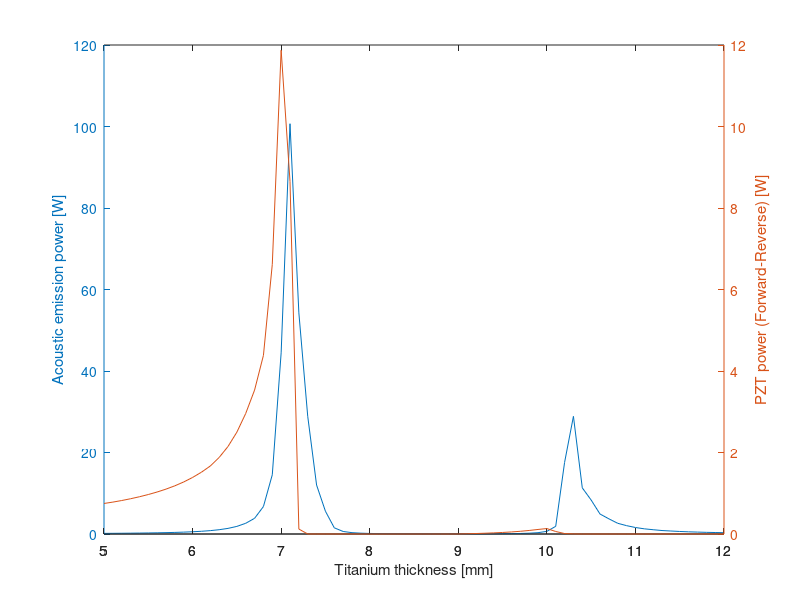
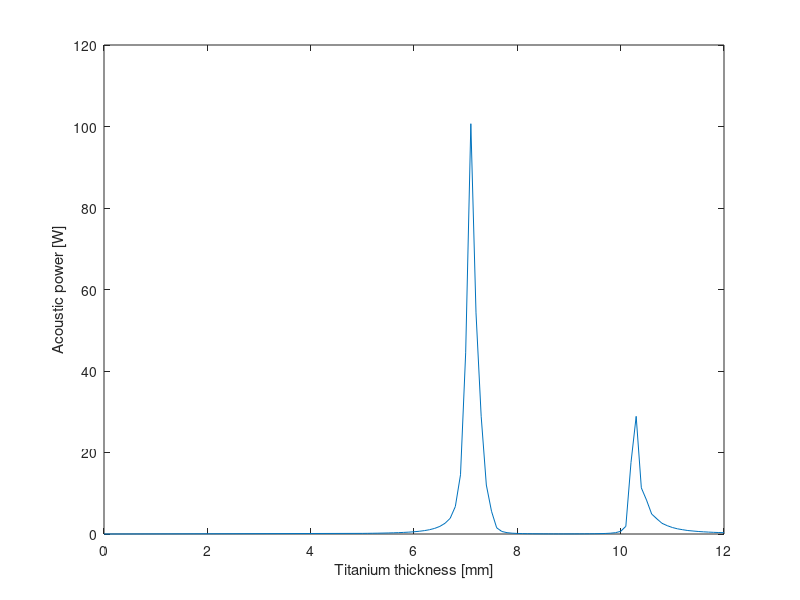
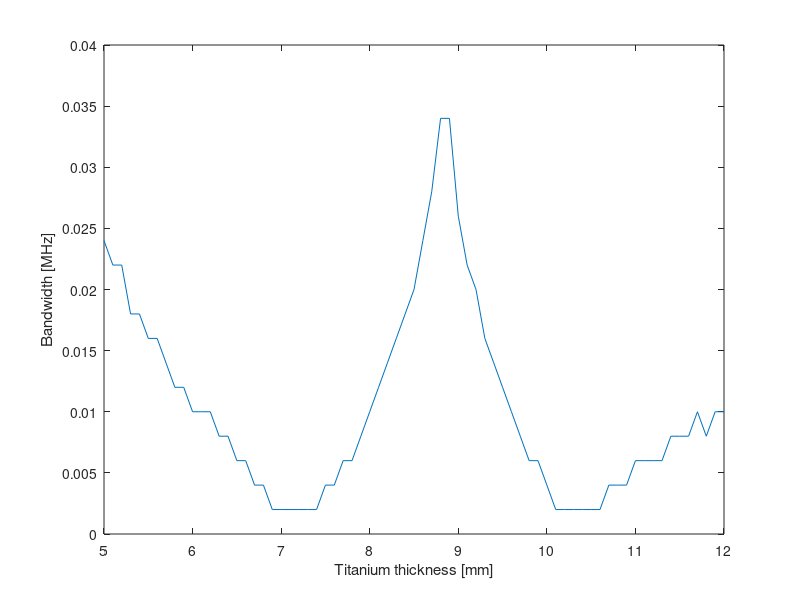
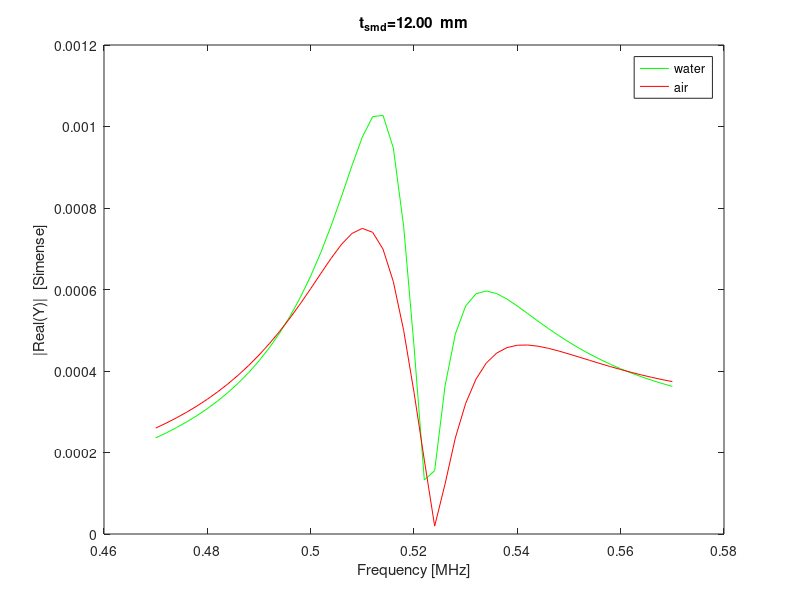

The MATLAB script that drew these images, in order: (Note: a time limit stopped this script after it produced the figures.)
%Script to find best thickness of protective layer for optimum transmission of ultrasound, given the frequency tolerance and the properties of the protective layer
%Layers assumed in the current calculation: PZT- Titanium - water
%Cite the paper: Titanium made ultrasonic reactor with 500KHz resonance
%Written by Shahar Seifer
%(C) copyright 2018-2022, Shahar Seifer

%Code run once to solve symbolically the system of equations
%coefficients of A B C D E and right side of equation
%sym mat matsq d
%mat(1,:)=sym('[-i*k_pzt i*k_pzt,  0,  0,  0,  V*d33/t_pzt]');
%mat(2,:)=sym('[exp(-i*k_pzt*t_pzt),  exp(i*k_pzt*t_pzt),  -exp(-i*k_smd*t_pzt),  -exp(i*k_smd*t_pzt),  0,  0]');
%mat(3,:)=sym('[-i*k_pzt*exp(-i*k_pzt*t_pzt)/s33_pzt,  i*k_pzt*exp(i*k_pzt*t_pzt)/s33_pzt,  i*k_smd*exp(-i*k_smd*t_pzt)/s33_smd,  -i*k_smd*exp(i*k_smd*t_pzt)/s33_smd,  0,  d33*V/t_pzt]'); 
%mat(4,:)=sym('[0,  0,  -i*k_smd*exp(-i*k_smd*(t_pzt+t_smd))/s33_smd,  i*k_smd*exp(i*k_smd*(t_pzt+t_smd))/s33_smd,  +i*k_water*exp(-i*k_water*(t_pzt+t_smd))/s33_water,  0]');
%mat(5,:)=sym('[0,  0,  exp(-i*k_smd*(t_pzt+t_smd)),  exp(i*k_smd*(t_pzt+t_smd)),  -exp(-i*k_water*(t_pzt+t_smd)),  0]');
%matsq=mat(1:5,1:5);
%d=mat(1:5,6);
%ABCDE=matsq^(-1)*d;
%abcde=simplify(ABCDE);
%The result found:
%abcde =
% 
% (V*d33*(k_pzt*k_water*s33_smd^2*exp(k_pzt*t_pzt*2*i + k_smd*t_smd*2*i)*i + k_smd^2*s33_pzt*s33_water*exp(k_pzt*t_pzt*2*i + k_smd*t_smd*2*i)*i - k_pzt*k_water*s33_smd^2*exp(k_pzt*t_pzt*2*i)*i - k_smd^2*s33_pzt*s33_water*exp(k_pzt*t_pzt*2*i)*i + k_pzt*k_water*s33_smd^2*s33_pzt*exp(k_pzt*t_pzt*i)*i + k_pzt*k_smd*s33_smd*s33_water*exp(k_pzt*t_pzt*2*i + k_smd*t_smd*2*i)*i + k_smd*k_water*s33_smd*s33_pzt*exp(k_pzt*t_pzt*2*i + k_smd*t_smd*2*i)*i - k_pzt*k_water*s33_smd^2*s33_pzt*exp(k_pzt*t_pzt*i + k_smd*t_smd*2*i)*i + k_pzt*k_smd*s33_smd*s33_water*exp(k_pzt*t_pzt*2*i)*i + k_smd*k_water*s33_smd*s33_pzt*exp(k_pzt*t_pzt*2*i)*i - k_pzt*k_smd*s33_smd*s33_pzt*s33_water*exp(k_pzt*t_pzt*i)*i - k_pzt*k_smd*s33_smd*s33_pzt*s33_water*exp(k_pzt*t_pzt*i + k_smd*t_smd*2*i)*i))/(k_pzt*t_pzt*(k_pzt*k_water*s33_smd^2 - k_smd^2*s33_pzt*s33_water - k_pzt*k_smd*s33_smd*s33_water + k_smd*k_water*s33_smd*s33_pzt + k_pzt*k_water*s33_smd^2*exp(k_pzt*t_pzt*2*i + k_smd*t_smd*2*i) + k_smd^2*s33_pzt*s33_water*exp(k_pzt*t_pzt*2*i + k_smd*t_smd*2*i) - k_pzt*k_water*s33_smd^2*exp(k_pzt*t_pzt*2*i) - k_pzt*k_water*s33_smd^2*exp(k_smd*t_smd*2*i) - k_smd^2*s33_pzt*s33_water*exp(k_pzt*t_pzt*2*i) + k_smd^2*s33_pzt*s33_water*exp(k_smd*t_smd*2*i) + k_pzt*k_smd*s33_smd*s33_water*exp(k_pzt*t_pzt*2*i + k_smd*t_smd*2*i) + k_smd*k_water*s33_smd*s33_pzt*exp(k_pzt*t_pzt*2*i + k_smd*t_smd*2*i) + k_pzt*k_smd*s33_smd*s33_water*exp(k_pzt*t_pzt*2*i) - k_pzt*k_smd*s33_smd*s33_water*exp(k_smd*t_smd*2*i) + k_smd*k_water*s33_smd*s33_pzt*exp(k_pzt*t_pzt*2*i) + k_smd*k_water*s33_smd*s33_pzt*exp(k_smd*t_smd*2*i)))
% -(V*d33*(k_pzt*k_water*s33_smd^2*i - k_smd^2*s33_pzt*s33_water*i - k_pzt*k_smd*s33_smd*s33_water*i + k_smd*k_water*s33_smd*s33_pzt*i - k_pzt*k_water*s33_smd^2*exp(k_smd*t_smd*2*i)*i + k_smd^2*s33_pzt*s33_water*exp(k_smd*t_smd*2*i)*i - k_pzt*k_water*s33_smd^2*s33_pzt*exp(k_pzt*t_pzt*i)*i + k_pzt*k_water*s33_smd^2*s33_pzt*exp(k_pzt*t_pzt*i + k_smd*t_smd*2*i)*i - k_pzt*k_smd*s33_smd*s33_water*exp(k_smd*t_smd*2*i)*i + k_smd*k_water*s33_smd*s33_pzt*exp(k_smd*t_smd*2*i)*i + k_pzt*k_smd*s33_smd*s33_pzt*s33_water*exp(k_pzt*t_pzt*i)*i + k_pzt*k_smd*s33_smd*s33_pzt*s33_water*exp(k_pzt*t_pzt*i + k_smd*t_smd*2*i)*i))/(k_pzt*t_pzt*(k_pzt*k_water*s33_smd^2 - k_smd^2*s33_pzt*s33_water - k_pzt*k_smd*s33_smd*s33_water + k_smd*k_water*s33_smd*s33_pzt + k_pzt*k_water*s33_smd^2*exp(k_pzt*t_pzt*2*i + k_smd*t_smd*2*i) + k_smd^2*s33_pzt*s33_water*exp(k_pzt*t_pzt*2*i + k_smd*t_smd*2*i) - k_pzt*k_water*s33_smd^2*exp(k_pzt*t_pzt*2*i) - k_pzt*k_water*s33_smd^2*exp(k_smd*t_smd*2*i) - k_smd^2*s33_pzt*s33_water*exp(k_pzt*t_pzt*2*i) + k_smd^2*s33_pzt*s33_water*exp(k_smd*t_smd*2*i) + k_pzt*k_smd*s33_smd*s33_water*exp(k_pzt*t_pzt*2*i + k_smd*t_smd*2*i) + k_smd*k_water*s33_smd*s33_pzt*exp(k_pzt*t_pzt*2*i + k_smd*t_smd*2*i) + k_pzt*k_smd*s33_smd*s33_water*exp(k_pzt*t_pzt*2*i) - k_pzt*k_smd*s33_smd*s33_water*exp(k_smd*t_smd*2*i) + k_smd*k_water*s33_smd*s33_pzt*exp(k_pzt*t_pzt*2*i) + k_smd*k_water*s33_smd*s33_pzt*exp(k_smd*t_smd*2*i)))
% -(V*d33*s33_smd*(k_smd*s33_water + k_water*s33_smd)*(- 2*exp(k_pzt*t_pzt*i + k_smd*t_pzt*i + k_smd*t_smd*2*i) + s33_pzt*exp(k_smd*(t_pzt*i + t_smd*2*i)) + s33_pzt*exp(k_pzt*t_pzt*2*i + k_smd*t_pzt*i + k_smd*t_smd*2*i))*i)/(k_pzt*k_water*s33_smd^2*t_pzt - k_smd^2*s33_pzt*s33_water*t_pzt - k_pzt*k_water*s33_smd^2*t_pzt*exp(k_pzt*t_pzt*2*i) - k_pzt*k_water*s33_smd^2*t_pzt*exp(k_smd*t_smd*2*i) - k_smd^2*s33_pzt*s33_water*t_pzt*exp(k_pzt*t_pzt*2*i) + k_smd^2*s33_pzt*s33_water*t_pzt*exp(k_smd*t_smd*2*i) - k_pzt*k_smd*s33_smd*s33_water*t_pzt + k_smd*k_water*s33_smd*s33_pzt*t_pzt + k_pzt*k_water*s33_smd^2*t_pzt*exp(k_pzt*t_pzt*2*i + k_smd*t_smd*2*i) + k_smd^2*s33_pzt*s33_water*t_pzt*exp(k_pzt*t_pzt*2*i + k_smd*t_smd*2*i) + k_pzt*k_smd*s33_smd*s33_water*t_pzt*exp(k_pzt*t_pzt*2*i) - k_pzt*k_smd*s33_smd*s33_water*t_pzt*exp(k_smd*t_smd*2*i) + k_smd*k_water*s33_smd*s33_pzt*t_pzt*exp(k_pzt*t_pzt*2*i) + k_smd*k_water*s33_smd*s33_pzt*t_pzt*exp(k_smd*t_smd*2*i) + k_pzt*k_smd*s33_smd*s33_water*t_pzt*exp(k_pzt*t_pzt*2*i + k_smd*t_smd*2*i) + k_smd*k_water*s33_smd*s33_pzt*t_pzt*exp(k_pzt*t_pzt*2*i + k_smd*t_smd*2*i))
% (V*d33*k_water*s33_smd^2*s33_pzt*i - V*d33*k_water*s33_smd^2*exp(k_pzt*t_pzt*i)*2*i + V*d33*k_smd*s33_smd*s33_water*exp(k_pzt*t_pzt*i)*2*i + V*d33*k_water*s33_smd^2*s33_pzt*exp(k_pzt*t_pzt*2*i)*i - V*d33*k_smd*s33_smd*s33_pzt*s33_water*i - V*d33*k_smd*s33_smd*s33_pzt*s33_water*exp(k_pzt*t_pzt*2*i)*i)/(k_pzt*k_water*s33_smd^2*t_pzt*exp(k_smd*t_pzt*i) - k_smd^2*s33_pzt*s33_water*t_pzt*exp(k_smd*t_pzt*i) - k_pzt*k_smd*s33_smd*s33_water*t_pzt*exp(k_smd*t_pzt*i) + k_smd*k_water*s33_smd*s33_pzt*t_pzt*exp(k_smd*t_pzt*i) - k_pzt*k_water*s33_smd^2*t_pzt*exp(k_pzt*t_pzt*2*i)*exp(k_smd*t_pzt*i) - k_pzt*k_water*s33_smd^2*t_pzt*exp(k_smd*t_pzt*i)*exp(k_smd*t_smd*2*i) - k_smd^2*s33_pzt*s33_water*t_pzt*exp(k_pzt*t_pzt*2*i)*exp(k_smd*t_pzt*i) + k_smd^2*s33_pzt*s33_water*t_pzt*exp(k_smd*t_pzt*i)*exp(k_smd*t_smd*2*i) + k_pzt*k_water*s33_smd^2*t_pzt*exp(k_pzt*t_pzt*2*i)*exp(k_smd*t_pzt*i)*exp(k_smd*t_smd*2*i) + k_smd^2*s33_pzt*s33_water*t_pzt*exp(k_pzt*t_pzt*2*i)*exp(k_smd*t_pzt*i)*exp(k_smd*t_smd*2*i) + k_pzt*k_smd*s33_smd*s33_water*t_pzt*exp(k_pzt*t_pzt*2*i)*exp(k_smd*t_pzt*i) - k_pzt*k_smd*s33_smd*s33_water*t_pzt*exp(k_smd*t_pzt*i)*exp(k_smd*t_smd*2*i) + k_smd*k_water*s33_smd*s33_pzt*t_pzt*exp(k_pzt*t_pzt*2*i)*exp(k_smd*t_pzt*i) + k_smd*k_water*s33_smd*s33_pzt*t_pzt*exp(k_smd*t_pzt*i)*exp(k_smd*t_smd*2*i) + k_pzt*k_smd*s33_smd*s33_water*t_pzt*exp(k_pzt*t_pzt*2*i)*exp(k_smd*t_pzt*i)*exp(k_smd*t_smd*2*i) + k_smd*k_water*s33_smd*s33_pzt*t_pzt*exp(k_pzt*t_pzt*2*i)*exp(k_smd*t_pzt*i)*exp(k_smd*t_smd*2*i))
%  -(V*d33*k_smd*s33_smd*s33_pzt*s33_water*exp(k_smd*t_smd*i)*exp(k_water*t_pzt*i)*exp(k_water*t_smd*i)*2*i - V*d33*k_smd*s33_smd*s33_water*exp(k_pzt*t_pzt*i)*exp(k_smd*t_smd*i)*exp(k_water*t_pzt*i)*exp(k_water*t_smd*i)*4*i + V*d33*k_smd*s33_smd*s33_pzt*s33_water*exp(k_pzt*t_pzt*2*i)*exp(k_smd*t_smd*i)*exp(k_water*t_pzt*i)*exp(k_water*t_smd*i)*2*i)/(k_pzt*k_water*s33_smd^2*t_pzt - k_smd^2*s33_pzt*s33_water*t_pzt - k_pzt*k_water*s33_smd^2*t_pzt*exp(k_pzt*t_pzt*2*i) - k_pzt*k_water*s33_smd^2*t_pzt*exp(k_smd*t_smd*2*i) - k_smd^2*s33_pzt*s33_water*t_pzt*exp(k_pzt*t_pzt*2*i) + k_smd^2*s33_pzt*s33_water*t_pzt*exp(k_smd*t_smd*2*i) - k_pzt*k_smd*s33_smd*s33_water*t_pzt + k_smd*k_water*s33_smd*s33_pzt*t_pzt + k_pzt*k_smd*s33_smd*s33_water*t_pzt*exp(k_pzt*t_pzt*2*i) - k_pzt*k_smd*s33_smd*s33_water*t_pzt*exp(k_smd*t_smd*2*i) + k_smd*k_water*s33_smd*s33_pzt*t_pzt*exp(k_pzt*t_pzt*2*i) + k_smd*k_water*s33_smd*s33_pzt*t_pzt*exp(k_smd*t_smd*2*i) + k_pzt*k_water*s33_smd^2*t_pzt*exp(k_pzt*t_pzt*2*i)*exp(k_smd*t_smd*2*i) + k_smd^2*s33_pzt*s33_water*t_pzt*exp(k_pzt*t_pzt*2*i)*exp(k_smd*t_smd*2*i) + k_pzt*k_smd*s33_smd*s33_water*t_pzt*exp(k_pzt*t_pzt*2*i)*exp(k_smd*t_smd*2*i) + k_smd*k_water*s33_smd*s33_pzt*t_pzt*exp(k_pzt*t_pzt*2*i)*exp(k_smd*t_smd*2*i));

%all mks units
t_smd_vect=0.001*(5:0.1:12); %serach range of opticmal sm thickness
grand_n=0;
grand_acoustic=zeros(size(t_smd_vect));
grand_pzt=zeros(size(t_smd_vect));
grand_peak=zeros(size(t_smd_vect));
grand_bandwidth=zeros(size(t_smd_vect));
for t_smd=t_smd_vect
    grand_n=grand_n+1;
    V=35; %amplitude of electrical voltage
    d33=265*1e-12; %PZT piezoelectric coefficient
    eps33=1200*8.85e-12; %dielectric coefficient in PZT
    e33=sqrt(0.46*16.6*1e10*eps33);%e33=sqrt(kt*c33D*eps33S)
    t_pzt=4.0*1e-3;%4.2mm for 500KHz
    c_pzt=4220; %Nt*2
    c_water=1480;
    c_air=340;
    ro_smd=4500; %Titanium
    c_smd=6070;%Titanium (Engineering Toolbox)
    As=1e-4; %transducer area in m^2
    ro_water=1000;  %kg/m^3
    ro_air=1.2;%kg/m^3
    ro_pzt=7800;

    K_water=(c_water^2*ro_water);
    K_air=(c_air^2*ro_air);
    Y_smd=102.7e9; %Titanium according to AmesWeb, grad 2 
    Y_pzt=90.32e9;% based on COMSOL PZT4
    
    s33_smd=1/Y_smd;  
    s33_pzt=1/Y_pzt;%from 1/E3, 
    s33_water=1/K_water;%in water and air the shear stifness is zero
    s33_air=1/K_air;
  
    n=0;
    freq_vect=(0.47:0.002:0.57); %range of exciatation frequencies
    Yvect=zeros(size(freq_vect));
    Yvect_air=zeros(size(freq_vect));
    acoustic_power=zeros(size(freq_vect));
    pzt_forward_reverse_power=zeros(size(freq_vect));
    for freq=freq_vect
    %freq- frequency
    n=n+1;    
    k_pzt=(1-0.1i)*2*pi*freq*1000000/c_pzt;
    k_smd=(1+.1i)*2*pi*freq*1000000/c_smd;
    k_water=2*pi*freq*1000000/c_water;
    k_air=2*pi*freq*1000000/c_air;
    omega=2*pi*freq*1000000;
    E= -(V*d33*k_smd*s33_smd*s33_pzt*s33_water*exp(k_smd*t_smd*i)*exp(k_water*t_pzt*i)*exp(k_water*t_smd*i)*2*i - V*d33*k_smd*s33_smd*s33_water*exp(k_pzt*t_pzt*i)*exp(k_smd*t_smd*i)*exp(k_water*t_pzt*i)*exp(k_water*t_smd*i)*4*i + V*d33*k_smd*s33_smd*s33_pzt*s33_water*exp(k_pzt*t_pzt*2*i)*exp(k_smd*t_smd*i)*exp(k_water*t_pzt*i)*exp(k_water*t_smd*i)*2*i)/(k_pzt*k_water*s33_smd^2*t_pzt - k_smd^2*s33_pzt*s33_water*t_pzt - k_pzt*k_water*s33_smd^2*t_pzt*exp(k_pzt*t_pzt*2*i) - k_pzt*k_water*s33_smd^2*t_pzt*exp(k_smd*t_smd*2*i) - k_smd^2*s33_pzt*s33_water*t_pzt*exp(k_pzt*t_pzt*2*i) + k_smd^2*s33_pzt*s33_water*t_pzt*exp(k_smd*t_smd*2*i) - k_pzt*k_smd*s33_smd*s33_water*t_pzt + k_smd*k_water*s33_smd*s33_pzt*t_pzt + k_pzt*k_smd*s33_smd*s33_water*t_pzt*exp(k_pzt*t_pzt*2*i) - k_pzt*k_smd*s33_smd*s33_water*t_pzt*exp(k_smd*t_smd*2*i) + k_smd*k_water*s33_smd*s33_pzt*t_pzt*exp(k_pzt*t_pzt*2*i) + k_smd*k_water*s33_smd*s33_pzt*t_pzt*exp(k_smd*t_smd*2*i) + k_pzt*k_water*s33_smd^2*t_pzt*exp(k_pzt*t_pzt*2*i)*exp(k_smd*t_smd*2*i) + k_smd^2*s33_pzt*s33_water*t_pzt*exp(k_pzt*t_pzt*2*i)*exp(k_smd*t_smd*2*i) + k_pzt*k_smd*s33_smd*s33_water*t_pzt*exp(k_pzt*t_pzt*2*i)*exp(k_smd*t_smd*2*i) + k_smd*k_water*s33_smd*s33_pzt*t_pzt*exp(k_pzt*t_pzt*2*i)*exp(k_smd*t_smd*2*i));
    A=(V*d33*(k_pzt*k_water*s33_smd^2*exp(k_pzt*t_pzt*2*i + k_smd*t_smd*2*i)*i + k_smd^2*s33_pzt*s33_water*exp(k_pzt*t_pzt*2*i + k_smd*t_smd*2*i)*i - k_pzt*k_water*s33_smd^2*exp(k_pzt*t_pzt*2*i)*i - k_smd^2*s33_pzt*s33_water*exp(k_pzt*t_pzt*2*i)*i + k_pzt*k_water*s33_smd^2*s33_pzt*exp(k_pzt*t_pzt*i)*i + k_pzt*k_smd*s33_smd*s33_water*exp(k_pzt*t_pzt*2*i + k_smd*t_smd*2*i)*i + k_smd*k_water*s33_smd*s33_pzt*exp(k_pzt*t_pzt*2*i + k_smd*t_smd*2*i)*i - k_pzt*k_water*s33_smd^2*s33_pzt*exp(k_pzt*t_pzt*i + k_smd*t_smd*2*i)*i + k_pzt*k_smd*s33_smd*s33_water*exp(k_pzt*t_pzt*2*i)*i + k_smd*k_water*s33_smd*s33_pzt*exp(k_pzt*t_pzt*2*i)*i - k_pzt*k_smd*s33_smd*s33_pzt*s33_water*exp(k_pzt*t_pzt*i)*i - k_pzt*k_smd*s33_smd*s33_pzt*s33_water*exp(k_pzt*t_pzt*i + k_smd*t_smd*2*i)*i))/(k_pzt*t_pzt*(k_pzt*k_water*s33_smd^2 - k_smd^2*s33_pzt*s33_water - k_pzt*k_smd*s33_smd*s33_water + k_smd*k_water*s33_smd*s33_pzt + k_pzt*k_water*s33_smd^2*exp(k_pzt*t_pzt*2*i + k_smd*t_smd*2*i) + k_smd^2*s33_pzt*s33_water*exp(k_pzt*t_pzt*2*i + k_smd*t_smd*2*i) - k_pzt*k_water*s33_smd^2*exp(k_pzt*t_pzt*2*i) - k_pzt*k_water*s33_smd^2*exp(k_smd*t_smd*2*i) - k_smd^2*s33_pzt*s33_water*exp(k_pzt*t_pzt*2*i) + k_smd^2*s33_pzt*s33_water*exp(k_smd*t_smd*2*i) + k_pzt*k_smd*s33_smd*s33_water*exp(k_pzt*t_pzt*2*i + k_smd*t_smd*2*i) + k_smd*k_water*s33_smd*s33_pzt*exp(k_pzt*t_pzt*2*i + k_smd*t_smd*2*i) + k_pzt*k_smd*s33_smd*s33_water*exp(k_pzt*t_pzt*2*i) - k_pzt*k_smd*s33_smd*s33_water*exp(k_smd*t_smd*2*i) + k_smd*k_water*s33_smd*s33_pzt*exp(k_pzt*t_pzt*2*i) + k_smd*k_water*s33_smd*s33_pzt*exp(k_smd*t_smd*2*i)));
    B=-(V*d33*(k_pzt*k_water*s33_smd^2*i - k_smd^2*s33_pzt*s33_water*i - k_pzt*k_smd*s33_smd*s33_water*i + k_smd*k_water*s33_smd*s33_pzt*i - k_pzt*k_water*s33_smd^2*exp(k_smd*t_smd*2*i)*i + k_smd^2*s33_pzt*s33_water*exp(k_smd*t_smd*2*i)*i - k_pzt*k_water*s33_smd^2*s33_pzt*exp(k_pzt*t_pzt*i)*i + k_pzt*k_water*s33_smd^2*s33_pzt*exp(k_pzt*t_pzt*i + k_smd*t_smd*2*i)*i - k_pzt*k_smd*s33_smd*s33_water*exp(k_smd*t_smd*2*i)*i + k_smd*k_water*s33_smd*s33_pzt*exp(k_smd*t_smd*2*i)*i + k_pzt*k_smd*s33_smd*s33_pzt*s33_water*exp(k_pzt*t_pzt*i)*i + k_pzt*k_smd*s33_smd*s33_pzt*s33_water*exp(k_pzt*t_pzt*i + k_smd*t_smd*2*i)*i))/(k_pzt*t_pzt*(k_pzt*k_water*s33_smd^2 - k_smd^2*s33_pzt*s33_water - k_pzt*k_smd*s33_smd*s33_water + k_smd*k_water*s33_smd*s33_pzt + k_pzt*k_water*s33_smd^2*exp(k_pzt*t_pzt*2*i + k_smd*t_smd*2*i) + k_smd^2*s33_pzt*s33_water*exp(k_pzt*t_pzt*2*i + k_smd*t_smd*2*i) - k_pzt*k_water*s33_smd^2*exp(k_pzt*t_pzt*2*i) - k_pzt*k_water*s33_smd^2*exp(k_smd*t_smd*2*i) - k_smd^2*s33_pzt*s33_water*exp(k_pzt*t_pzt*2*i) + k_smd^2*s33_pzt*s33_water*exp(k_smd*t_smd*2*i) + k_pzt*k_smd*s33_smd*s33_water*exp(k_pzt*t_pzt*2*i + k_smd*t_smd*2*i) + k_smd*k_water*s33_smd*s33_pzt*exp(k_pzt*t_pzt*2*i + k_smd*t_smd*2*i) + k_pzt*k_smd*s33_smd*s33_water*exp(k_pzt*t_pzt*2*i) - k_pzt*k_smd*s33_smd*s33_water*exp(k_smd*t_smd*2*i) + k_smd*k_water*s33_smd*s33_pzt*exp(k_pzt*t_pzt*2*i) + k_smd*k_water*s33_smd*s33_pzt*exp(k_smd*t_smd*2*i)));
    Y=1i*omega*As*(eps33/t_pzt+(e33/V)*(-1i*k_pzt*A*exp(-1i*k_pzt*t_pzt)+1i*k_pzt*B*exp(1i*k_pzt*t_pzt)));
    Yvect(n)=Y;
    acoustic_power(n)=0.5*As*ro_water*c_water*abs(E*conj(E))*(omega)^2;
    pzt_forward_reverse_power(n)=0.5*As*ro_pzt*c_pzt*(abs(A*conj(A))-abs(B*conj(B)))*(omega)^2; %forward-reverse of waves inside pzt
    %special case in air
    A_air=(V*d33*(k_pzt*k_air*s33_smd^2*exp(k_pzt*t_pzt*2*i + k_smd*t_smd*2*i)*i + k_smd^2*s33_pzt*s33_air*exp(k_pzt*t_pzt*2*i + k_smd*t_smd*2*i)*i - k_pzt*k_air*s33_smd^2*exp(k_pzt*t_pzt*2*i)*i - k_smd^2*s33_pzt*s33_air*exp(k_pzt*t_pzt*2*i)*i + k_pzt*k_air*s33_smd^2*s33_pzt*exp(k_pzt*t_pzt*i)*i + k_pzt*k_smd*s33_smd*s33_air*exp(k_pzt*t_pzt*2*i + k_smd*t_smd*2*i)*i + k_smd*k_air*s33_smd*s33_pzt*exp(k_pzt*t_pzt*2*i + k_smd*t_smd*2*i)*i - k_pzt*k_air*s33_smd^2*s33_pzt*exp(k_pzt*t_pzt*i + k_smd*t_smd*2*i)*i + k_pzt*k_smd*s33_smd*s33_air*exp(k_pzt*t_pzt*2*i)*i + k_smd*k_air*s33_smd*s33_pzt*exp(k_pzt*t_pzt*2*i)*i - k_pzt*k_smd*s33_smd*s33_pzt*s33_air*exp(k_pzt*t_pzt*i)*i - k_pzt*k_smd*s33_smd*s33_pzt*s33_air*exp(k_pzt*t_pzt*i + k_smd*t_smd*2*i)*i))/(k_pzt*t_pzt*(k_pzt*k_air*s33_smd^2 - k_smd^2*s33_pzt*s33_air - k_pzt*k_smd*s33_smd*s33_air + k_smd*k_air*s33_smd*s33_pzt + k_pzt*k_air*s33_smd^2*exp(k_pzt*t_pzt*2*i + k_smd*t_smd*2*i) + k_smd^2*s33_pzt*s33_air*exp(k_pzt*t_pzt*2*i + k_smd*t_smd*2*i) - k_pzt*k_air*s33_smd^2*exp(k_pzt*t_pzt*2*i) - k_pzt*k_air*s33_smd^2*exp(k_smd*t_smd*2*i) - k_smd^2*s33_pzt*s33_air*exp(k_pzt*t_pzt*2*i) + k_smd^2*s33_pzt*s33_air*exp(k_smd*t_smd*2*i) + k_pzt*k_smd*s33_smd*s33_air*exp(k_pzt*t_pzt*2*i + k_smd*t_smd*2*i) + k_smd*k_air*s33_smd*s33_pzt*exp(k_pzt*t_pzt*2*i + k_smd*t_smd*2*i) + k_pzt*k_smd*s33_smd*s33_air*exp(k_pzt*t_pzt*2*i) - k_pzt*k_smd*s33_smd*s33_air*exp(k_smd*t_smd*2*i) + k_smd*k_air*s33_smd*s33_pzt*exp(k_pzt*t_pzt*2*i) + k_smd*k_air*s33_smd*s33_pzt*exp(k_smd*t_smd*2*i)));
    B_air=-(V*d33*(k_pzt*k_air*s33_smd^2*i - k_smd^2*s33_pzt*s33_air*i - k_pzt*k_smd*s33_smd*s33_air*i + k_smd*k_air*s33_smd*s33_pzt*i - k_pzt*k_air*s33_smd^2*exp(k_smd*t_smd*2*i)*i + k_smd^2*s33_pzt*s33_air*exp(k_smd*t_smd*2*i)*i - k_pzt*k_air*s33_smd^2*s33_pzt*exp(k_pzt*t_pzt*i)*i + k_pzt*k_air*s33_smd^2*s33_pzt*exp(k_pzt*t_pzt*i + k_smd*t_smd*2*i)*i - k_pzt*k_smd*s33_smd*s33_air*exp(k_smd*t_smd*2*i)*i + k_smd*k_air*s33_smd*s33_pzt*exp(k_smd*t_smd*2*i)*i + k_pzt*k_smd*s33_smd*s33_pzt*s33_air*exp(k_pzt*t_pzt*i)*i + k_pzt*k_smd*s33_smd*s33_pzt*s33_air*exp(k_pzt*t_pzt*i + k_smd*t_smd*2*i)*i))/(k_pzt*t_pzt*(k_pzt*k_air*s33_smd^2 - k_smd^2*s33_pzt*s33_air - k_pzt*k_smd*s33_smd*s33_air + k_smd*k_air*s33_smd*s33_pzt + k_pzt*k_air*s33_smd^2*exp(k_pzt*t_pzt*2*i + k_smd*t_smd*2*i) + k_smd^2*s33_pzt*s33_air*exp(k_pzt*t_pzt*2*i + k_smd*t_smd*2*i) - k_pzt*k_air*s33_smd^2*exp(k_pzt*t_pzt*2*i) - k_pzt*k_air*s33_smd^2*exp(k_smd*t_smd*2*i) - k_smd^2*s33_pzt*s33_air*exp(k_pzt*t_pzt*2*i) + k_smd^2*s33_pzt*s33_air*exp(k_smd*t_smd*2*i) + k_pzt*k_smd*s33_smd*s33_air*exp(k_pzt*t_pzt*2*i + k_smd*t_smd*2*i) + k_smd*k_air*s33_smd*s33_pzt*exp(k_pzt*t_pzt*2*i + k_smd*t_smd*2*i) + k_pzt*k_smd*s33_smd*s33_air*exp(k_pzt*t_pzt*2*i) - k_pzt*k_smd*s33_smd*s33_air*exp(k_smd*t_smd*2*i) + k_smd*k_air*s33_smd*s33_pzt*exp(k_pzt*t_pzt*2*i) + k_smd*k_air*s33_smd*s33_pzt*exp(k_smd*t_smd*2*i)));
    Y_air=1i*omega*As*(eps33/t_pzt+(e33/V)*(-1i*k_pzt*A_air*exp(-1i*k_pzt*t_pzt)+1i*k_pzt*B_air*exp(1i*k_pzt*t_pzt)));
    Yvect_air(n)=Y_air;
    end %for freq

    figure(11)
    plot(freq_vect,abs(real(Yvect)),'g-',freq_vect,abs(real(Yvect_air)),'r-')
    xlabel('Frequency [MHz]');
    ylabel('|Real(Y)|  [Simense]');
    legend('water','air')
    title(sprintf('t_{smd}=%.2f  mm',t_smd*1000));

    figure(13)
    [ax h1 h2]=plotyy(freq_vect*1000,acoustic_power,freq_vect*1000,abs(real(Yvect)));
    xlabel('Frequency [kHz]');
    axes(ax(1)); ylabel('Acoustic emission power [W]');
    axes(ax(2)); ylabel('Electrical G  [Simense]');
    title(sprintf('Simulation %g',t_smd*1000));


    pause (3)
    close(13)
    grand_acoustic(grand_n)=max(acoustic_power);
    grand_pzt(grand_n)=max(pzt_forward_reverse_power);
    grand_peak(grand_n)=mean(freq_vect(acoustic_power==max(acoustic_power)));
    tentative_vector1=freq_vect(freq_vect>grand_peak(grand_n) &  (acoustic_power<=0.5*max(acoustic_power)));
    tentative_vector2=freq_vect(freq_vect<grand_peak(grand_n) &  (acoustic_power<=0.5*max(acoustic_power)));
    if ~isempty(tentative_vector1)
        df1=min(tentative_vector1)-grand_peak(grand_n);
    else
        df1=10;
    end
    if ~isempty(tentative_vector2)
        df2=grand_peak(grand_n)-max(tentative_vector2);
    else
        df2=10;
    end
    grand_bandwidth(grand_n)=min([df1 df2]);
end % for t_smd

figure(3)
[hAx,hLine1,hLine2] =plotyy(t_smd_vect*1000,real(grand_acoustic),t_smd_vect*1000,max(real(grand_pzt),0));
xlabel('Titanium thickness [mm]');
ylabel(hAx(1),'Acoustic emission power [W]');
ylabel(hAx(2),'PZT power (Forward-Reverse) [W]');

figure(5)
plot([0 t_smd_vect*1000],[0 grand_acoustic],'-')
xlabel('Titanium thickness [mm]');
ylabel('Acoustic power [W]');

figure(55)
plot([0 t_smd_vect]*k_smd/(2*pi),[0 grand_acoustic],'-')
xlabel('Titanium thickness [wavelength number]');
ylabel('Acoustic power [W]');

figure(6)
plot(t_smd_vect*1000,grand_peak,'-')
xlabel('Titanium thickness [mm]');
ylabel('Resonance Frequnecy [MHz]');

figure(6)
plot(t_smd_vect*1000,grand_bandwidth,'-')
xlabel('Titanium thickness [mm]');
ylabel('Bandwidth [MHz]');
